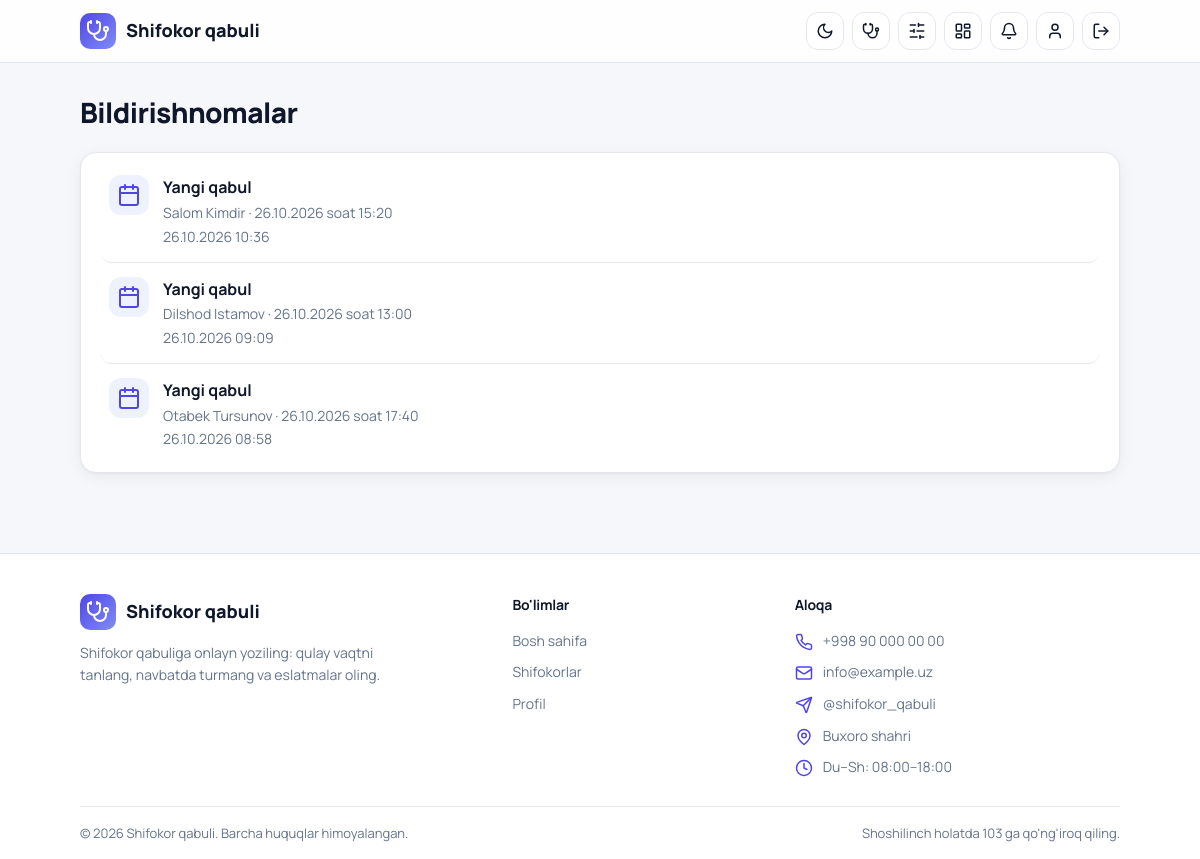
Screenshot of /notifications/ (signed in) with the database file from the repository.
### clin_app/models.py (models this page shows, shortened)
class Notification(models.Model):
    class Kind(models.TextChoices):
        BOOKED = "booked", "Yangi qabul"
        CONFIRMED = "confirmed", "Tasdiqlandi"
        CANCELLED = "cancelled", "Bekor qilindi"
        REMINDER = "reminder", "Eslatma"
        INFO = "info", "Xabar"
    user = models.ForeignKey(User, on_delete=models.CASCADE, related_name="notifications")
    kind = models.CharField(max_length=20, choices=Kind.choices, default=Kind.INFO)
    title = models.CharField(max_length=120)
    text = models.CharField(max_length=255, blank=True)
    url = models.CharField(max_length=200, blank=True)
    key = models.CharField(max_length=60, blank=True, default="")
    is_read = models.BooleanField(default=False)
    created_at = models.DateTimeField(auto_now_add=True)
    class Meta:
        verbose_name = "Bildirishnoma"
        verbose_name_plural = "Bildirishnomalar"
        ordering = ["-created_at"]
        indexes = [models.Index(fields=["user", "is_read"])]
        constraints = [
            models.UniqueConstraint(
                fields=["user", "key"],
                condition=~Q(key=""),
                name="unique_notification_key",
            )
        ]

### clin_app/notification_views.py (the view)
# urls.py: path('notifications/', notification_views.notification_list, name='notifications'),
@login_required
def notification_list(request):
    items = request.user.notifications.all()[:50]
    return render(request, "notifications/list.html", {"items": items})

### clin_app/context_processors.py (called while the page is built)
def notifications(request):
    user = request.user
    if user.is_authenticated:
        return {"unread_count": user.notifications.filter(is_read=False).count()}
    return {}

### clin_app/models.py (called while the page is built)
    @property
    def is_patient(self):
        return self.role == self.Role.PATIENT

    @property
    def is_doctor(self):
        return self.role == self.Role.DOCTOR

    @property
    def is_hospital_admin(self):
        return self.role == self.Role.HOSPITAL_ADMIN

### clin_app/templates/notifications/list.html (shortened to what this page needs)
{% extends 'base.html' %}
{% block content %}
<div class="panel-head">
  <h1 class="page-title">Bildirishnomalar</h1>
</div>
<div class="card" style="padding:8px 20px">
  {% for n in items %}
    <a href="{% url 'notification_open' n.pk %}" class="notif {% if not n.is_read %}unread{% endif %}">
      <span class="notif-icon">
        <svg class="icon icon-lg"><use href="#i-{% if n.kind == 'cancelled' %}x{% elif n.kind == 'reminder' %}clock{% elif n.kind == 'booked' %}calendar{% elif n.kind == 'confirmed' %}check{% else %}bell{% endif %}"/></svg>
      </span>
      <span class="notif-body">
        <b>{{ n.title }}</b>
        {% if n.text %}<span class="muted small">{{ n.text }}</span>{% endif %}
        <span class="muted small">{{ n.created_at|date:"d.m.Y H:i" }}</span>
      </span>
    </a>
  {% empty %}
    <p class="center muted" style="padding:28px 0">Hozircha bildirishnoma yo'q.</p>
  {% endfor %}
</div>
{% endblock %}

### static/css/style.css (style rules this page uses)
:root { --primary: #4f46e5; --primary-dark: #4338ca; --primary-soft: #eef2ff; --accent-text: #4f46e5; --bg: #f6f7fb; --card: #ffffff; --field: #ffffff; --ink: #0f172a; --text: #334155; --muted: #64748b; --line: #e5e7f0; --danger: #e11d48; --ok-bg: #dcfce7; --ok-text: #166534; --bad-bg: #ffe4e6; --bad-text: #9f1239; --gray-bg: #e2e8f0; --gray-text: #334155; --nav-bg: rgba(255,255,255,.85); --glow-1: rgba(99,102,241,.18); --glow-2: rgba(79,70,229,.12); --glow-btn: rgba(79,70,229,.30); --radius: 16px; --shadow: 0 1px 2px rgba(15,23,42,.04), 0 4px 16px rgba(15,23,42,.06); --shadow-hover: 0 2px 4px rgba(15,23,42,.06), 0 14px 30px rgba(15,23,42,.12); color-scheme: light; }
* { box-sizing: border-box; margin: 0; padding: 0; }
body { font-family: "Manrope", system-ui, -apple-system, "Segoe UI", Roboto, Arial, sans-serif; background: var(--bg); color: var(--text); line-height: 1.55; -webkit-font-smoothing: antialiased; transition: background .3s, color .3s; }
a { color: inherit; text-decoration: none; }
h1, h2, h3 { color: var(--ink); letter-spacing: -0.02em; }
.muted { color: var(--muted); }
.small { font-size: 14px; }
.hero, .card, .chip, .alert, .page-title, .section-title, .feature { animation: rise .55s cubic-bezier(.2,.7,.2,1) backwards; }
.icon { width: 18px; height: 18px; flex-shrink: 0; vertical-align: -3px; fill: none; stroke: currentColor; stroke-width: 2; stroke-linecap: round; stroke-linejoin: round; }
.icon-lg { width: 24px; height: 24px; }
.page-title { font-size: 28px; font-weight: 800; margin-bottom: 18px; }
.card { background: var(--card); border-radius: var(--radius); box-shadow: var(--shadow); border: 1px solid var(--line); padding: 20px; transition: transform .25s, box-shadow .25s, border-color .25s, background .3s; }
.panel-head { display: flex; justify-content: space-between; align-items: center; gap: 12px; flex-wrap: wrap; margin-bottom: 18px; }
.panel-head .page-title { margin-bottom: 0; }
.notif { display: flex; gap: 14px; align-items: flex-start; padding: 14px 8px; border-bottom: 1px solid var(--line); border-radius: 10px; transition: background .15s; }
.notif:last-child { border-bottom: 0; }
.notif-icon { width: 40px; height: 40px; border-radius: 12px; flex-shrink: 0; background: var(--primary-soft); color: var(--accent-text); display: flex; align-items: center; justify-content: center; }
.notif-body { display: grid; gap: 2px; flex: 1; }
.notif-body b { color: var(--ink); }
:root { --hero-overlay: rgba(246, 247, 251, .78); }

### rows the page displays
Notification: title "Yangi qabul", text "Salom Kimdir · 26.10.2026 soat 15:20", created_at "26.10.2026 10:36"
Notification: title "Yangi qabul", text "Dilshod Istamov · 26.10.2026 soat 13:00", created_at "26.10.2026 09:09"
Notification: title "Yangi qabul", text "Otabek Tursunov · 26.10.2026 soat 17:40", created_at "26.10.2026 08:58"
